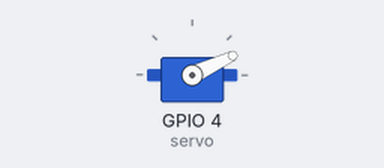
Recording of a program running on a simulated ESP32 board running MicroPython. Shown: servo. Servo angles are drawn from the pulse width (0.5 ms = 0°, 2.5 ms = 180°); what the program prints to the serial console is not drawn. At 3.3 s the program stops and its outputs stay as they are.

Above: at 0.1 s.
At 3.3 s:
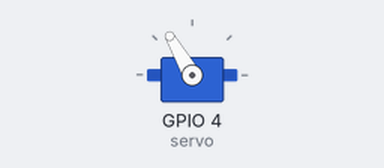
Timing chart, 0 to 4.8 s (numbered marks = the images above):
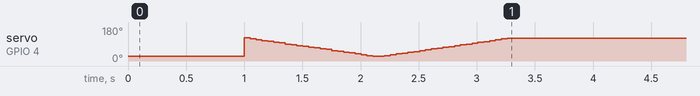

The program:

Configuraci_n_del_Servomotor.py
```python
from machine import Pin, PWM
from time import sleep

servo = PWM(Pin(4), freq=50)

# LÍMITES REALES DE TU SERVO
DUTY_MIN = 40     # posición 0°
DUTY_MAX = 130    # posición 180°

def mover_servo(grados):
    # Convierte grados (0–180) al rango de duty que tu servo acepta
    duty = DUTY_MIN + (grados / 180) * (DUTY_MAX - DUTY_MIN)
    servo.duty(int(duty))

print("→ Moviendo a posición inicial (0°)...")
mover_servo(0)
sleep(1)

print("→ Iniciando recorrido grande...")

# Recorrido desde 0° hasta 180°
for angulo in range(110, -1, -5):
    mover_servo(angulo)
    print("Ángulo:", angulo)
    sleep(0.05)

# Regreso desde 180° a 0°
print("→ Volviendo a 0°...")
for angulo in range(-1, 111, 5):
    mover_servo(angulo)
    print("Ángulo:", angulo)
    sleep(0.05)

print("✔ Recorrido completo")
```
